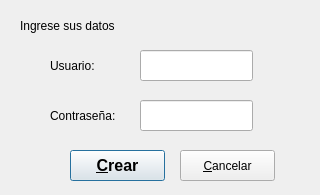
<?xml version="1.0" encoding="UTF-8"?>
<ui version="4.0">
 <class>Dialog</class>
 <widget class="QDialog" name="Dialog">
  <property name="geometry">
   <rect>
    <x>0</x>
    <y>0</y>
    <width>320</width>
    <height>195</height>
   </rect>
  </property>
  <property name="windowTitle">
   <string>Nuevo Usuario</string>
  </property>
  <widget class="QLineEdit" name="usuarioLineEdit">
   <property name="geometry">
    <rect>
     <x>140</x>
     <y>50</y>
     <width>113</width>
     <height>31</height>
    </rect>
   </property>
  </widget>
  <widget class="QLabel" name="usuarioLabel">
   <property name="geometry">
    <rect>
     <x>50</x>
     <y>50</y>
     <width>61</width>
     <height>31</height>
    </rect>
   </property>
   <property name="text">
    <string>Usuario:</string>
   </property>
  </widget>
  <widget class="QLabel" name="passLabel">
   <property name="geometry">
    <rect>
     <x>50</x>
     <y>100</y>
     <width>81</width>
     <height>31</height>
    </rect>
   </property>
   <property name="text">
    <string>Contraseña:</string>
   </property>
  </widget>
  <widget class="QLineEdit" name="passLineEdit">
   <property name="geometry">
    <rect>
     <x>140</x>
     <y>100</y>
     <width>113</width>
     <height>31</height>
    </rect>
   </property>
   <property name="inputMethodHints">
    <set>Qt::ImhHiddenText|Qt::ImhNoAutoUppercase|Qt::ImhNoPredictiveText</set>
   </property>
   <property name="echoMode">
    <enum>QLineEdit::Password</enum>
   </property>
   <property name="readOnly">
    <bool>false</bool>
   </property>
  </widget>
  <widget class="QLabel" name="instLabel">
   <property name="geometry">
    <rect>
     <x>20</x>
     <y>0</y>
     <width>281</width>
     <height>51</height>
    </rect>
   </property>
   <property name="text">
    <string>Ingrese sus datos</string>
   </property>
  </widget>
  <widget class="QPushButton" name="crearButton">
   <property name="geometry">
    <rect>
     <x>70</x>
     <y>150</y>
     <width>95</width>
     <height>31</height>
    </rect>
   </property>
   <property name="font">
    <font>
     <pointsize>12</pointsize>
     <weight>75</weight>
     <bold>true</bold>
    </font>
   </property>
   <property name="text">
    <string>&amp;Crear</string>
   </property>
  </widget>
  <widget class="QPushButton" name="cancelarButton">
   <property name="geometry">
    <rect>
     <x>180</x>
     <y>150</y>
     <width>95</width>
     <height>31</height>
    </rect>
   </property>
   <property name="text">
    <string>&amp;Cancelar</string>
   </property>
  </widget>
 </widget>
 <resources/>
 <connections>
  <connection>
   <sender>cancelarButton</sender>
   <signal>clicked()</signal>
   <receiver>Dialog</receiver>
   <slot>close()</slot>
   <hints>
    <hint type="sourcelabel">
     <x>227</x>
     <y>185</y>
    </hint>
    <hint type="destinationlabel">
     <x>159</x>
     <y>119</y>
    </hint>
   </hints>
  </connection>
 </connections>
</ui>
